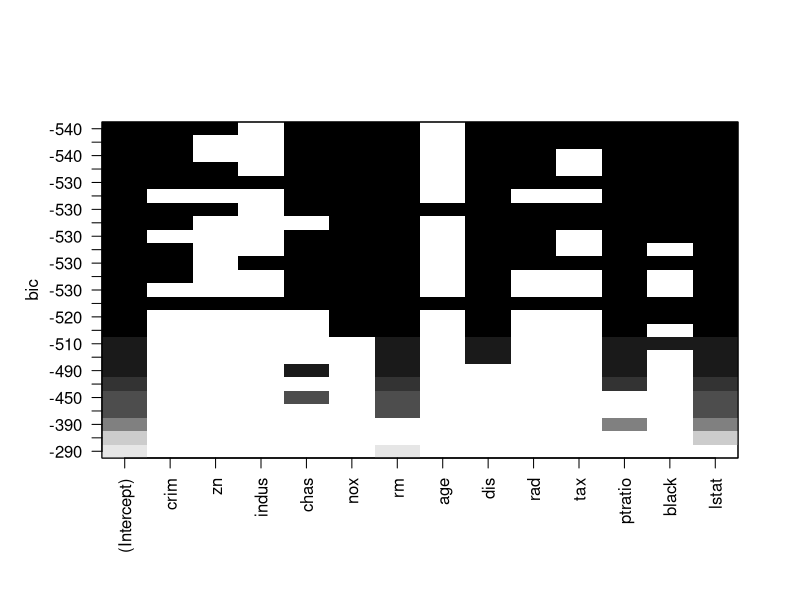
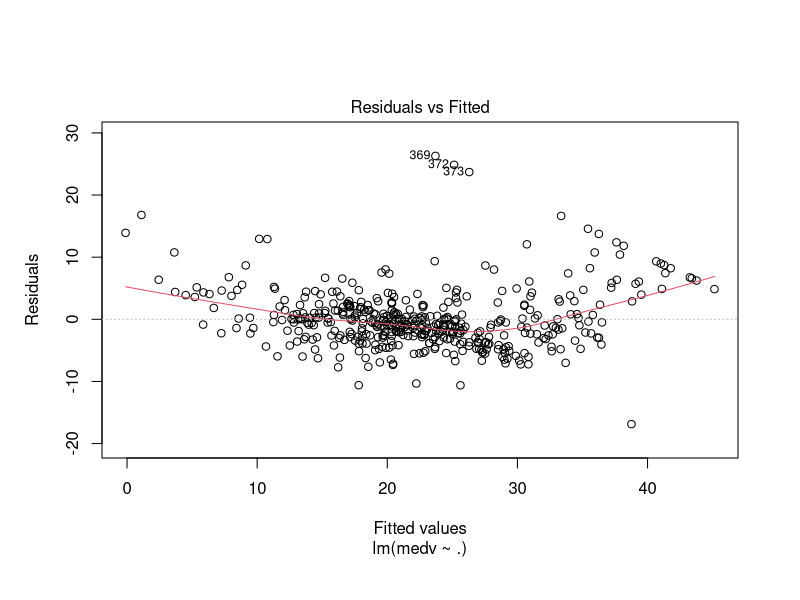
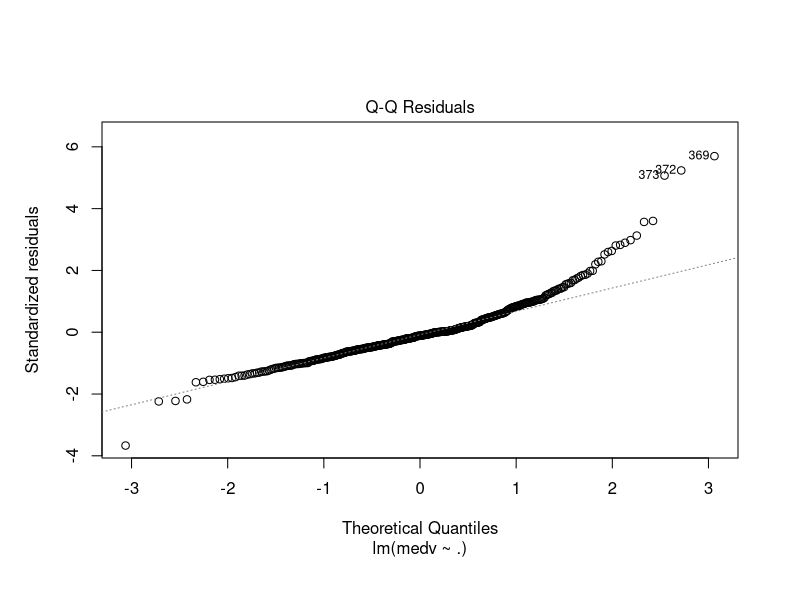
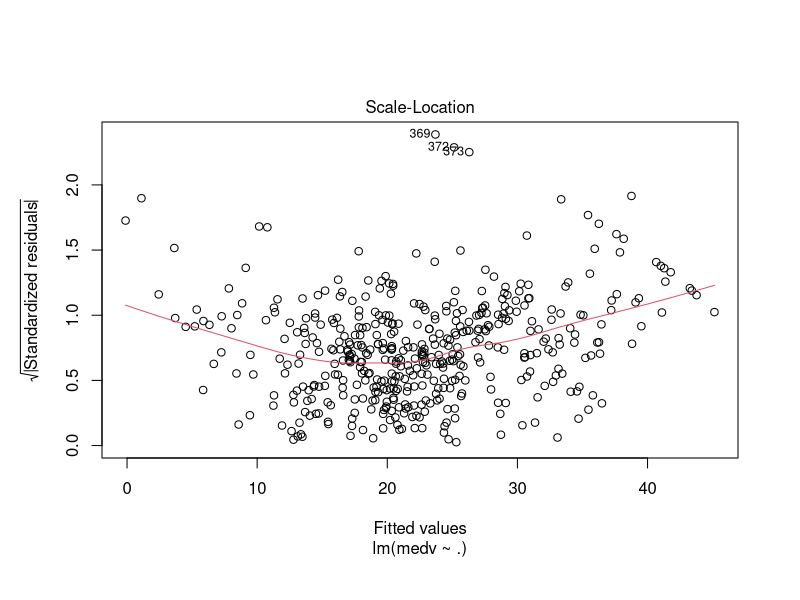
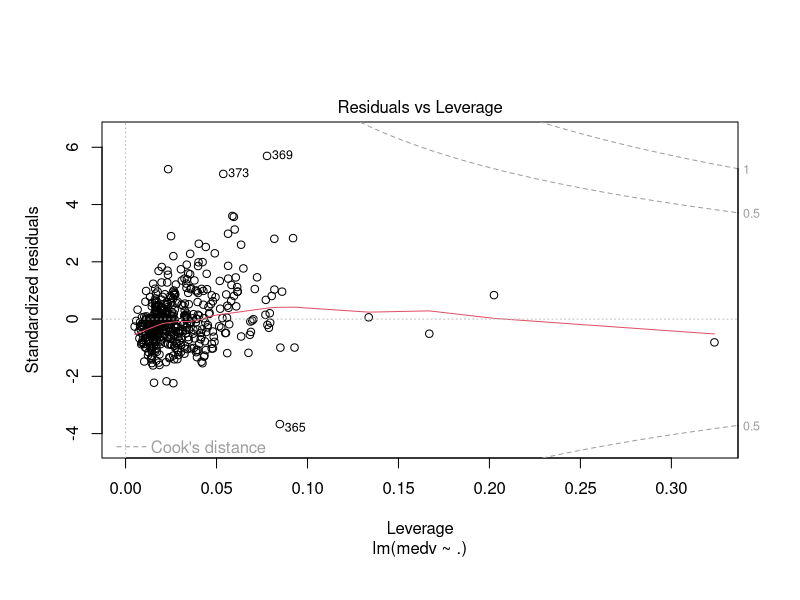

Reproduce these figures in R, in order.
## ---- chunk 1
library(MASS)
data(Boston); #this data is in MASS package
colnames(Boston) 
## ---- chunk 2
subset <- sample(nrow(Boston),nrow(Boston)*0.90)
Boston_train = Boston[subset,]
Boston_test = Boston[-subset,]
## ---- chunk 3
for (i in 1:(ncol(Boston_train)-1)){
  Boston_train[,i] = scale(Boston_train[,i])
}
## ---- chunk 4
model_1 <- lm(medv~., data=Boston_train)
summary(model_1)
## ---- chunk 5
model_summary <- summary(model_1)
(model_summary$sigma)^2
## ---- chunk 6
model_summary$r.squared
## ---- chunk 7
model_summary$adj.r.squared
## ---- chunk 8
AIC(model_1)
BIC(model_1)
## ---- chunk 9
subset <- sample(nrow(Boston),nrow(Boston)*0.90)
Boston_train = Boston[subset,]
Boston_test = Boston[-subset,]
model_1 <- lm(medv~., data=Boston_train)
## ---- chunk 10
pi <- predict(model_1, Boston_test)
## ---- chunk 11
mean((pi - Boston_test$medv)^2)
## ---- chunk 12
mean(abs(pi - Boston_test$medv))
## ---- chunk 13
library(leaps)
## ---- chunk 14
#regsubsets only takes data frame as input
subset_result <- regsubsets(medv~.,data=Boston_train, nbest=2, nvmax = 14)
summary(subset_result)
plot(subset_result, scale="bic")
## ---- chunk 15
nullmodel=lm(medv~1, data=Boston_train)
fullmodel=lm(medv~., data=Boston_train)
## ---- chunk 16
model.step<-step(fullmodel,direction='backward')
## ---- chunk 17
model.step<-step(nullmodel, scope=list(lower=nullmodel, upper=fullmodel), direction='forward')
## ---- chunk 18
extractAIC(model_1)
AIC(model_1)
## ---- chunk 19
library(boot)
model_2 = glm(medv~indus + rm, data = Boston)
cv.glm(data = Boston, glmfit = model_2, K = 5)$delta[2]
## ---- chunk 20
cv.glm(data = Boston, glmfit = model_2, K = nrow(Boston))$delta[2]
## ---- chunk 21
model_2 = glm(medv~indus + rm, data = Boston)

MAE_cost = function(pi, r){
  return(mean(abs(pi-r)))
}

cv.glm(data = Boston, glmfit = model_2, cost = MAE_cost, K = 5)$delta[2]
## ---- chunk 22
plot(model_1)
